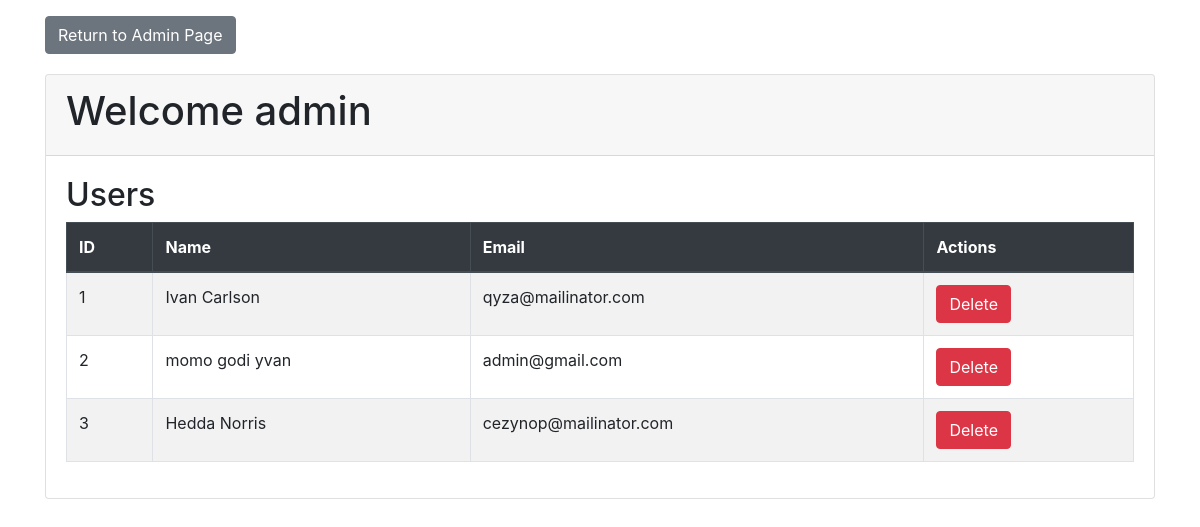
/user, run on the app's committed database.
### app.py (models this page shows)
class Users(db.Model):
    __tablename__ = "user"
    id = db.Column(db.Integer, primary_key=True)
    name = db.Column(db.String(150), index=True, unique=True)
    email = db.Column(db.String(150), index=True, unique=True)
    password = db.Column(db.String(255), index=True)
    role = db.Column(db.String(50), index=True)

### app.py (the view)
@app.route('/user')
def user():
    users = Users.query.all()  # Fetch all users from the database
    return render_template('user.html', users=users)  # Pass users to the template

### templates/user.html (shortened to what this page needs)
<!DOCTYPE html>
<html lang="en">
<head>
    <link rel="stylesheet" href="https://stackpath.bootstrapcdn.com/bootstrap/4.5.2/css/bootstrap.min.css">
    <link rel="stylesheet" href="{{ url_for('static', filename='user.css') }}">
</head>
  <div class="container mt-3">
    <a href="{{ url_for('admin') }}" class="btn btn-secondary">Return to Admin Page</a>
</div>
<body>
    <div class='dashboard-app'>
        <div class='dashboard-content'>
            <div class='container'>
                <div class='card'>
                    <div class='card-header'>
                        <h1>Welcome admin</h1>
                    </div>
                    <div class='card-body'>
                        <h2>Users</h2>
                        <table class="table table-striped table-bordered">
                            <thead class="thead-dark">
                                <tr>
                                    <th scope="col">ID</th>
                                    <th scope="col">Name</th>
                                    <th scope="col">Email</th>
                                    <th scope="col">Actions</th>
                                </tr>
                            </thead>
                            <tbody id="user-table-body">
                                {% for user in users %}
                                <tr>
                                    <td>{{ user.id }}</td>
                                    <td>{{ user.name }}</td>
                                    <td>{{ user.email }}</td>
                                    <td>
                                        <form action="{{ url_for('delete_user') }}" method="post">
                                            <button class="btn btn-danger btn-delete" type="submit">Delete</button>
                                </tr>
                                {% endfor %}
                            </tbody>
                        </table>
                    </div>
                </div>
            </div>
        </div>
    </div>
</body>
</html>

### static/user.css (style rules this page uses)
.dashboard-app { margin-top: 20px; }
.card { margin-bottom: 20px; }
.btn-delete { transition: all 0.3s ease-in-out; }

### data on the page
Users: id "1", name "Ivan Carlson", email "qyza@mailinator.com"
Users: id "2", name "momo godi yvan", email "admin@gmail.com"
Users: id "3", name "Hedda Norris", email "cezynop@mailinator.com"
